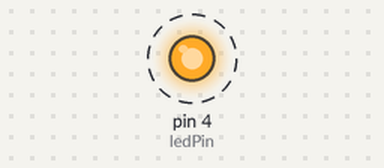
Recording of a sketch running on a simulated Arduino Uno, built with avr-gcc and run on an emulated ATmega328P. On the bench: output pins drawn as LEDs (lit = HIGH). Dashed ring = blinking. What the sketch prints to the serial monitor is not drawn.

Above: at 0.2 s.
Timing chart, 0 to 3.0 s (numbered marks = the images above):
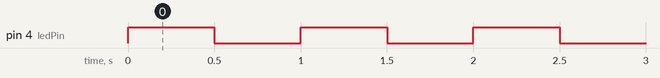

The sketch:

blinking_led.ino
```cpp
//Single Press action

const int ledPin   = 4; //since button is connected to d4
      int Delay    = 500; //adjust this value to change blinking frequency

void setup()
{
  //initializing led as output
  pinMode(ledPin, OUTPUT);

  //initializing the serial monitor
  Serial.begin(9600);
}

void loop()
{
 //turn on led
 digitalWrite(ledPin,HIGH);
 Serial.println("LED IS ON");
 delay(Delay);

 //turn off led
 digitalWrite(ledPin,LOW);
 Serial.println("LED IS OFF");
  delay(Delay);

}
```

Measured:
- by itself, pin 4 (ledPin): alternates HIGH for 0.50 s and LOW for 0.50 s
